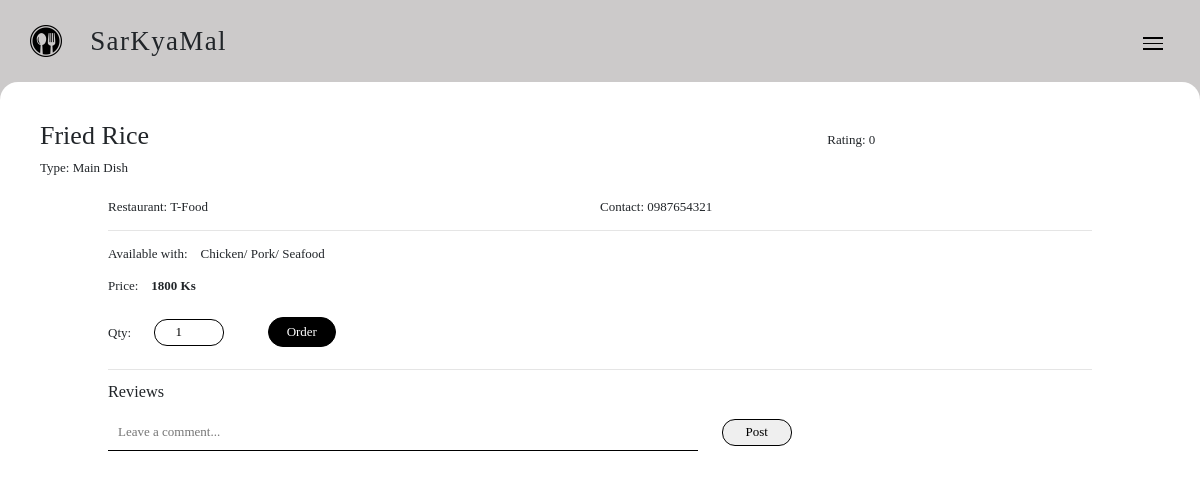
Screenshot of /sarkyamal/menu-detail.php?rid=R01&mid=M001 with the database file from the repository.
### tables this page shows
CREATE TABLE `restaurant_menu` (
  `rm_id` varchar(11) NOT NULL,
  `restaurant_id` varchar(10) NOT NULL,
  `menu_id` varchar(10) NOT NULL,
  `price` int(11) NOT NULL,
  `description` text NOT NULL,
  `rating` int(11) NOT NULL
);

CREATE TABLE `menus` (
  `menu_id` varchar(10) NOT NULL,
  `menu_name` varchar(100) NOT NULL,
  `menu_type` varchar(100) NOT NULL,
  `availability` int(11) NOT NULL,
  `photo` varchar(255) NOT NULL
);

CREATE TABLE `restaurants` (
  `restaurant_id` varchar(10) NOT NULL,
  `restaurant_name` varchar(255) NOT NULL,
  `contact_ph` varchar(20) NOT NULL,
  `location` varchar(11) NOT NULL
);

### sarkyamal/menu-detail.php (the view, shortened to what this page needs)
<?php
   include("config/connect.php");
   if(isset($_REQUEST['mid']))
	{
      $menu_id=$_REQUEST['mid'];
      $restaurant_id=$_REQUEST['rid'];
      $sql="SELECT * FROM restaurants, restaurant_menu, menus WHERE restaurants.restaurant_id='$restaurant_id' AND menus.menu_id='$menu_id' AND restaurants.restaurant_id=restaurant_menu.restaurant_id AND menus.menu_id=restaurant_menu.menu_id";
      $select=mysqli_query($conn, $sql);
      $data=mysqli_fetch_array($select);
   }
?>
<!DOCTYPE html>
<html lang="en">
<head>
</head>
<body>
<section id="body">
   <?php
      include('nav.php');
      include('cart.php');
   ?>
      <div id="page-title">
         <h2 class="display-inline-block width70"><?php echo $data['menu_name'];?></h2>
         Rating: <?php echo $data['rating'];?> <br>
         Type: <?php echo $data['menu_type'];?>
      </div>
      <div class="content">
         <p class="display-inline-block width50 left">
         Restaurant: <?php echo $data['restaurant_name'];?>
         </p>
         <p class="display-inline-block width50 right">
         Contact: <?php echo $data['contact_ph'];?>
         </p>
         <div class="endfloat"><hr></div>
         <?php if ($data['description']!="") : ?>
         <p>Available with:&emsp;<?php echo $data['description'];?></p>
         <?php endif; ?>
         <p>Price:&emsp;<b><?php echo $data['price'];?> Ks</b> </p>
         <form action="add-to-cart.php" method="get" id="order">
            Qty:
            <input type="number" value="1" name="qty" min="1" id="qty">
            <a href="#" class="button-link focus-button" onclick="document.getElementById('order').submit();">Order</a>
         </form>
         <hr>
         <div id="review">
            <h5>Reviews</h5>
            <form action="#" method+="post">
               <input type="text" placeholder="Leave a comment..." id="cmt">
               <input type="submit" value="Post" name="post" id="post">
            </form>
         </div>
      </div>
   </section>
</body>
</html>

### sarkyamal/config/style.css (style rules this page uses)
body, html { padding: 0; margin: 0; overflow-x: hidden; max-width: 100%; font-family: 'Proxima Nova Regular'; font-size: 13px; }
.button-link { display: inline-block; border: 1px solid #000; border-radius: 18px; padding: 4px 18px; margin-left: 40px; }
.focus-button { background: #000; color: #fff; }
#body { position: absolute; top: 120px; height: 80%; width: 100%; }
#page-title { margin: 0px 40px 20px; }
.content { width: 82%; margin: 20px auto; }
input { border: 1px solid #000; width: 260px; height: 36px; border-radius: 18px; display: block; margin-bottom: 20px; padding: 0px 20px; }
input[type=submit] { margin-top: 40px; margin-bottom: 10px; }
.left { float: left; }
.right { float: right; }
.endfloat { clear: both; }
.display-inline-block { display: inline-block; }
.width70 { width: 70%; }
.width50 { width: 50%; }
#qty, #post, #ok { display: inline-block; width: 70px; height: 27px; margin: 10px 0px 10px 20px; border-radius: 13px; }
#cmt, #room { border: 0; border-radius: 0; border-bottom: 1px solid #000; display: inline-block; width: 60%; padding: 10px; }

### rows the page displays
restaurant_menu: menu.menu_name "Fried Rice", rating "0", menu.menu_type "Main Dish", restaurant.restaurant_name "T-Food", restaurant.contact_ph "0987654321", description "Chicken/ Pork/ Seafood", price "1800"
